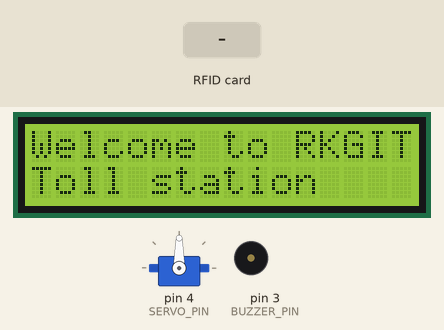
This sketch was run on a simulated Arduino Uno, built with avr-gcc and run on an emulated ATmega328P. Shown: servo, 16×2 character LCD, buzzer (waves = sounding, pin HIGH). The inputs (shaded band) are chosen by the test bench. Pins used as bus, display or sensor lines are not drawn; what the sketch prints to the serial monitor is not drawn.

Above: at 1.3 s.
1.4 s: RFID card 43 A2 0D C9 held to the reader
At 4.1 s:
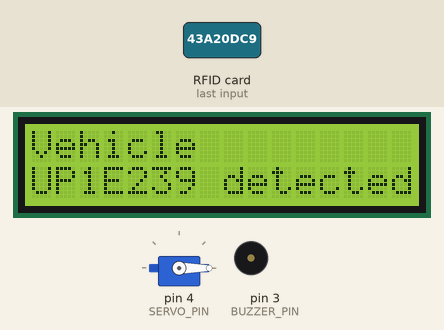
At 7.3 s:
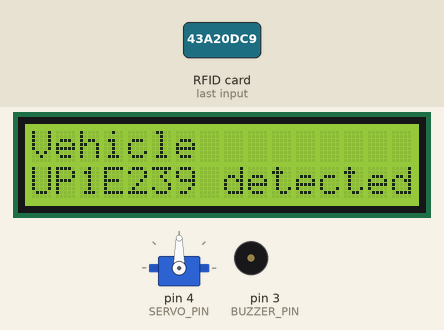
Timing chart, 0 to 8.8 s (numbered marks = the images above; inputs shaded):
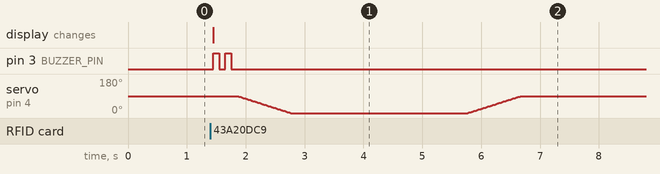

The sketch:

ITSSCode1.ino
```cpp
#include <Wire.h>
#include <LiquidCrystal_I2C.h>
#include <Servo.h>
#include <MFRC522.h>
#include <SPI.h>
#include <SoftwareSerial.h>

#define BUZZER_PIN 3
#define SERVO_PIN 4
#define ESP_RX_PIN 0
#define ESP_TX_PIN 1

#define GATE_OPEN_ANGLE 0
#define GATE_CLOSE_ANGLE 90
#define GATE_STEP_DELAY 10 // Delay between each step (in milliseconds)

LiquidCrystal_I2C lcd(0x27, 16, 2);
Servo tollGate;
MFRC522 mfrc522(10, 9); // Define the pins for RC522
SoftwareSerial espSerial(ESP_RX_PIN, ESP_TX_PIN); // RX, TX

// Structure to store RFID UID and name
struct RFIDCard {
  byte uid[4];
  String name;
};

// Registered RFID cards with their UIDs and names
RFIDCard registeredCards[5] = {
  {{0x43, 0xA2, 0x0D, 0xC9}, "UP1E239"},
  {{0x43, 0x90, 0xB6, 0x11}, "HR24144"},
  {{0x63, 0x67, 0xA8, 0x12}, "DL8C503"},
  {{0x41, 0x1C, 0x97, 0x0A}, "PB7B325"},
  {{0xA1, 0xA9, 0xB7, 0x2C}, "OD7Q761"}
};

void setup() {
  Serial.begin(115200);
  espSerial.begin(115200); // UART communication with ESP32
  pinMode(BUZZER_PIN, OUTPUT);
  tollGate.attach(SERVO_PIN);
  lcd.init();
  lcd.backlight();
  SPI.begin();
  mfrc522.PCD_Init(); // Initialize MFRC522

  // Display default message initially
  lcd.clear();
  lcd.print("Welcome to RKGIT");
  lcd.setCursor(0, 1);
  lcd.print("Toll station");
}

void loop() {
  if (mfrc522.PICC_IsNewCardPresent() && mfrc522.PICC_ReadCardSerial()) {
    String uidStr = "";
    for (byte i = 0; i < mfrc522.uid.size; i++) {
      if (mfrc522.uid.uidByte[i] < 0x10) {
        uidStr += "0";
      }
      uidStr += String(mfrc522.uid.uidByte[i], HEX);
    }
    uidStr.toUpperCase(); // Convert UID to uppercase
    Serial.print("UID: ");
    Serial.println(uidStr);

    if (isValidUID(uidStr)) {
      String name = checkAuthorization();
      if (name != "") {
        lcd.clear();
        lcd.print("Vehicle");
        lcd.setCursor(0, 1);
        lcd.print(name + " detected");
        buzzerBeep(2, 100);
        operateGate(GATE_OPEN_ANGLE);
        sendDataToESP(uidStr); // Send UID to ESP32
        delay(3000);
        operateGate(GATE_CLOSE_ANGLE); // Close gate after successful scan
      } else {
        lcd.clear();
        lcd.print("Invalid Attempt");
        buzzerBeep(1, 500);
      }
    } else {
      Serial.println("Invalid UID format");
    }
    delay(3000); // Delay before resetting display
    displayDefaultMessageOnLCD(); // Reset display
    mfrc522.PICC_HaltA();
    mfrc522.PCD_StopCrypto1();
  }
}

void operateGate(int targetAngle) {
  int currentAngle = tollGate.read();
  int step = (currentAngle < targetAngle) ? 1 : -1; // Determine step direction
  for (int angle = currentAngle; angle != targetAngle; angle += step) {
    tollGate.write(angle);
    delay(GATE_STEP_DELAY);
  }
  tollGate.write(targetAngle);
}

String checkAuthorization() {
  for (int i = 0; i < 5; i++) {
    bool match = true;
    for (int j = 0; j < 4; j++) {
      if (mfrc522.uid.uidByte[j] != registeredCards[i].uid[j]) {
        match = false;
        break;
      }
    }
    if (match) {
      return registeredCards[i].name;
    }
  }
  return "";
}

bool isValidUID(String uid) {
  if (uid.length() != 8) { // Check if the length of the UID is not 8 characters
    return false;
  }
  for (int i = 0; i < uid.length(); i++) {
    if (!isHexadecimalDigit(uid.charAt(i))) {
      return false;
    }
  }
  return true;
}

void buzzerBeep(int count, int duration) {
  for (int i = 0; i < count; i++) {
    digitalWrite(BUZZER_PIN, HIGH);
    delay(duration);
    digitalWrite(BUZZER_PIN, LOW);
    delay(duration);
  }
}

int sNo = 1; // Initialize the serial number counter

void sendDataToESP(String uid) {
  String jsonData = "{\"s.no\":\"" + String(sNo) + "\",\"uid\":\"" + uid + "\",\"debit\":\"-50\"}\n";
  espSerial.print(jsonData);
  Serial.print("Sending to ESP: ");
  Serial.println(jsonData);

  // Increment serial number for the next scan
  sNo++;
}

void displayDefaultMessageOnLCD() {
  lcd.clear();
  lcd.print("Welcome to RKGIT");
  lcd.setCursor(0, 1);
  lcd.print("Toll station");
}
```

Measured:
- after the input at 1.4 s, pin 3 (BUZZER_PIN): alternates HIGH for 0.10 s and LOW for 0.10 s, 4 changes in all, then stays LOW, starting after 0.05 s; the display: changes after 0.05 s (image 1)
